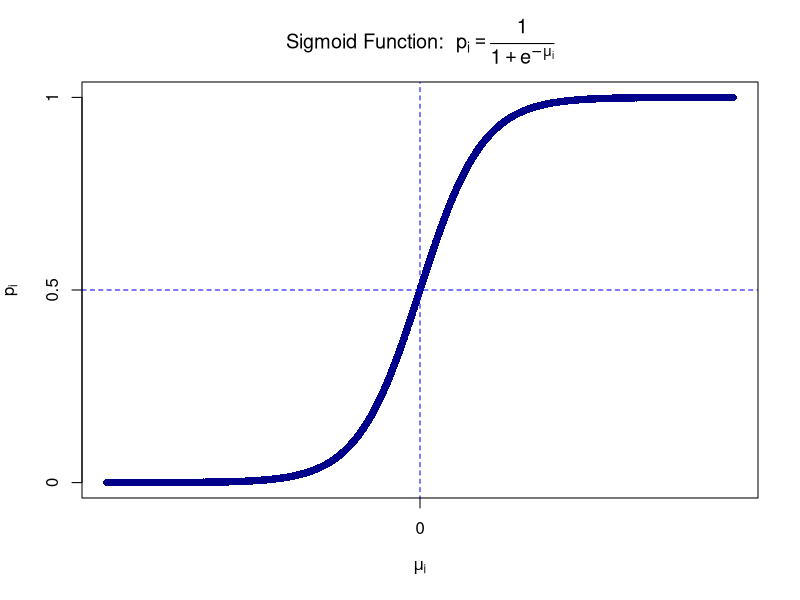
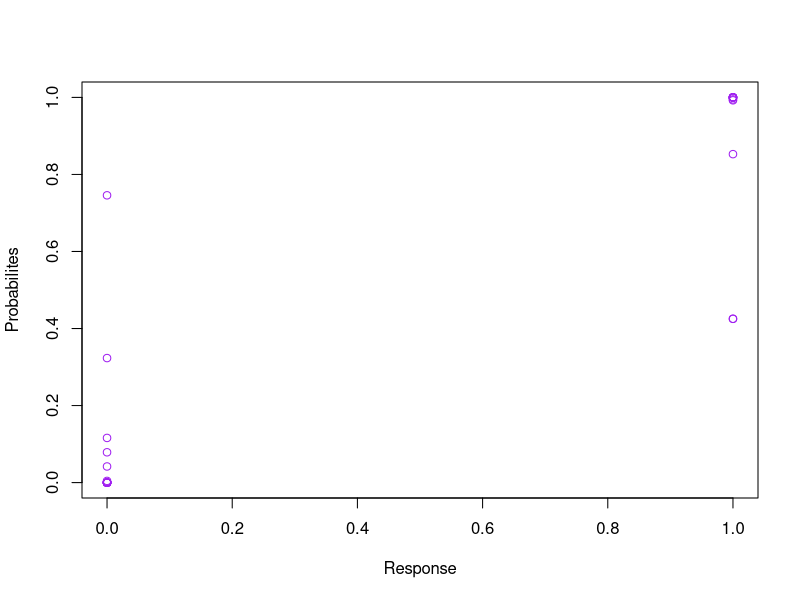

Recreate these plots in R, in order.
## ---- chunk 1
knitr::opts_chunk$set(echo = T, warning = F, message = F)
## ---- chunk 2
mu = seq(-10, 10, , 1000)
p = 1/ (1 + exp(-mu))
plot(mu, p, xlab = expression(mu[i]), ylab = expression(p[i]), pch = 16, main = expression(  paste("Sigmoid Function:  ", p[i] == frac(1, 1 + e^-{mu[i]}))), xaxt = "n", yaxt = "n", col = "darkblue"
)

axis(1, at = 0, labels = 0)  # Adds the tick at 0

abline(0.5, 0, col = "blue", lty = 2)
abline(0, 9999999999999999, col= "blue",  lty = 2)

axis(2, c(0, 0.5, 1), labels = c(0, 0.5, 1))
## ---- chunk 3
data(mtcars)
logistic_model <- glm(am ~ mpg + disp + hp + drat, 
                      data = mtcars, 
                      family = "binomial")
summary(logistic_model)
## ---- chunk 4
# Let's check the predicted probabilites (p_i)
predictions = predict(logistic_model, type="response")
predictions
## ---- chunk 5
AM = mtcars$am
predictions = predict(logistic_model, type="response")
plot(AM, predictions, col = "purple", xlab = "Response", ylab = "Probabilites")
